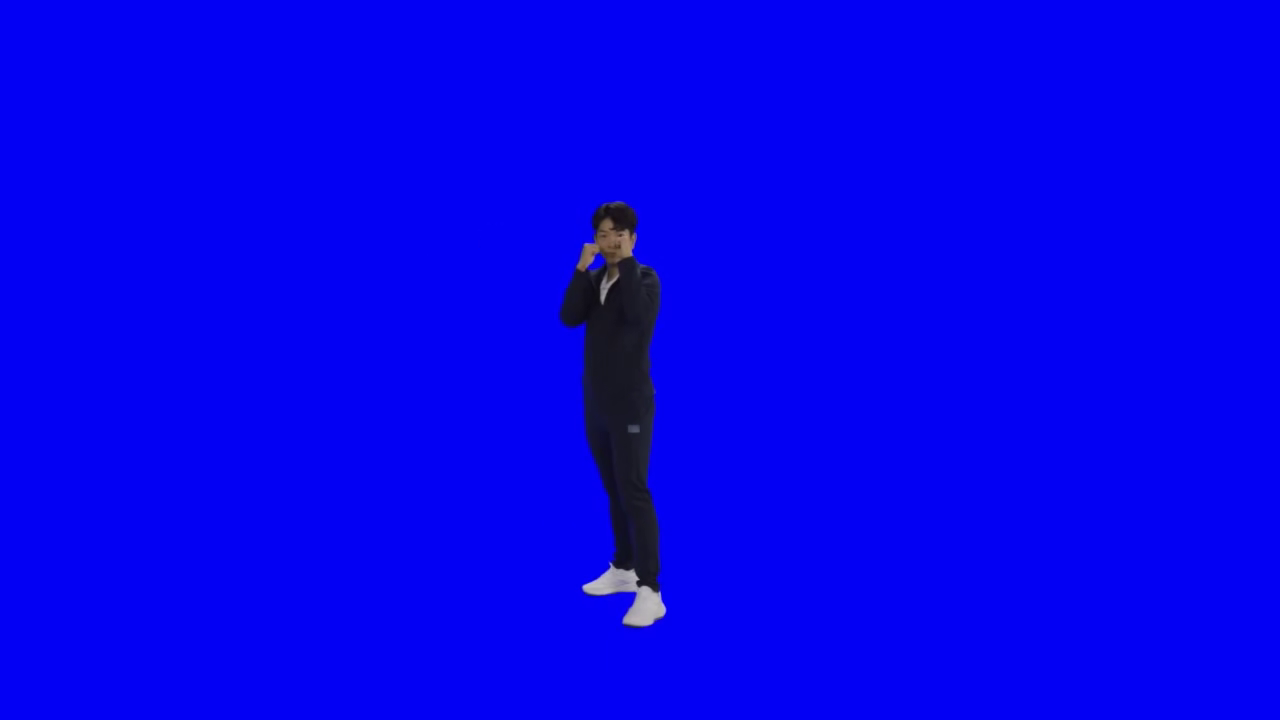
#> input picture frame 248 of BX_Dance01_Full_FV_A113C176.mp4, 1280 x 720 px
$ python currentPosition.py
#> lines starting #> are read from the running program, lines starting #| are printed output that depends on the picture
import cv2

cap = cv2.VideoCapture("BX_Dance01_Full_FV_A113C176.mp4")
fps = cap.get(cv2.CAP_PROP_FPS)
total_frames = cap.get(cv2.CAP_PROP_FRAME_COUNT)
rest = 0
print(fps)
print(total_frames)
timestamps = [cap.get(cv2.CAP_PROP_POS_MSEC)]
timestampsint = [cap.get(cv2.CAP_PROP_POS_MSEC)]

if not cap.isOpened():
    print("Cannot open camera")
    exit()

while True:
    # Capture frame-by-frame
    ret, frame = cap.read()
#> frame is the input picture: shape (720, 1280, 3); mean B, G, R 238.9, 1.1, 4.2

    # if frame is read correctly ret is True
    if not ret:
        print("Can't receive frame (stream end?). Exiting ...")
        break

    # Our operations on the frame come here
    gray = cv2.cvtColor(frame, cv2.COLOR_BGR2GRAY)
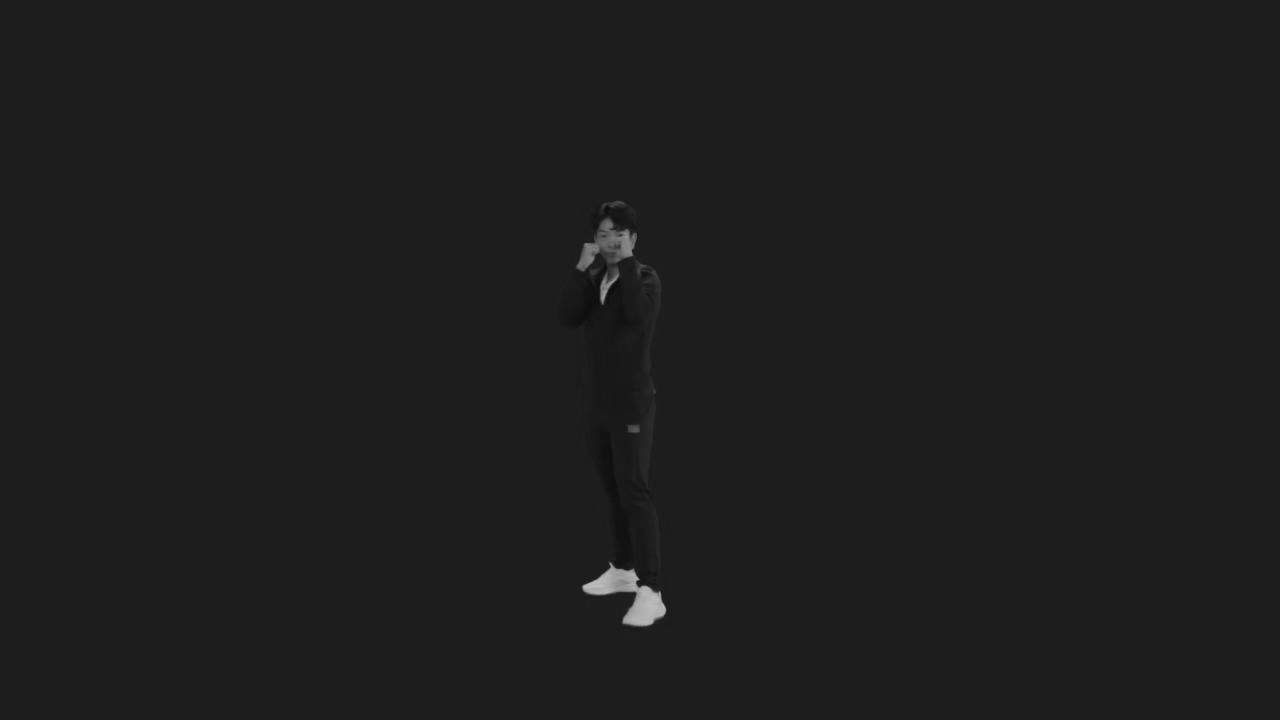
#> gray: shape (720, 1280); min 11, max 192, mean 29.4

    timestamps = [cap.get(cv2.CAP_PROP_POS_MSEC)]
    timestampsint = [int(cap.get(cv2.CAP_PROP_POS_MSEC))]

    if timestampsint[-1] % 1001 == 0:
        print(timestamps)

    gray = cv2.resize(frame, (1366, 768))
#> gray: shape (768, 1366, 3)

    # Display the resulting frame
    cv2.imshow("Frame", gray)

    cv2.moveWindow("Frame", 0, 0)

    if cv2.waitKey(1) == ord('q'):
#> (key q is pressed here)
        break

# When everything done, release the capture
cap.release()
cv2.destroyAllWindows()

$ run again, starting later in the video
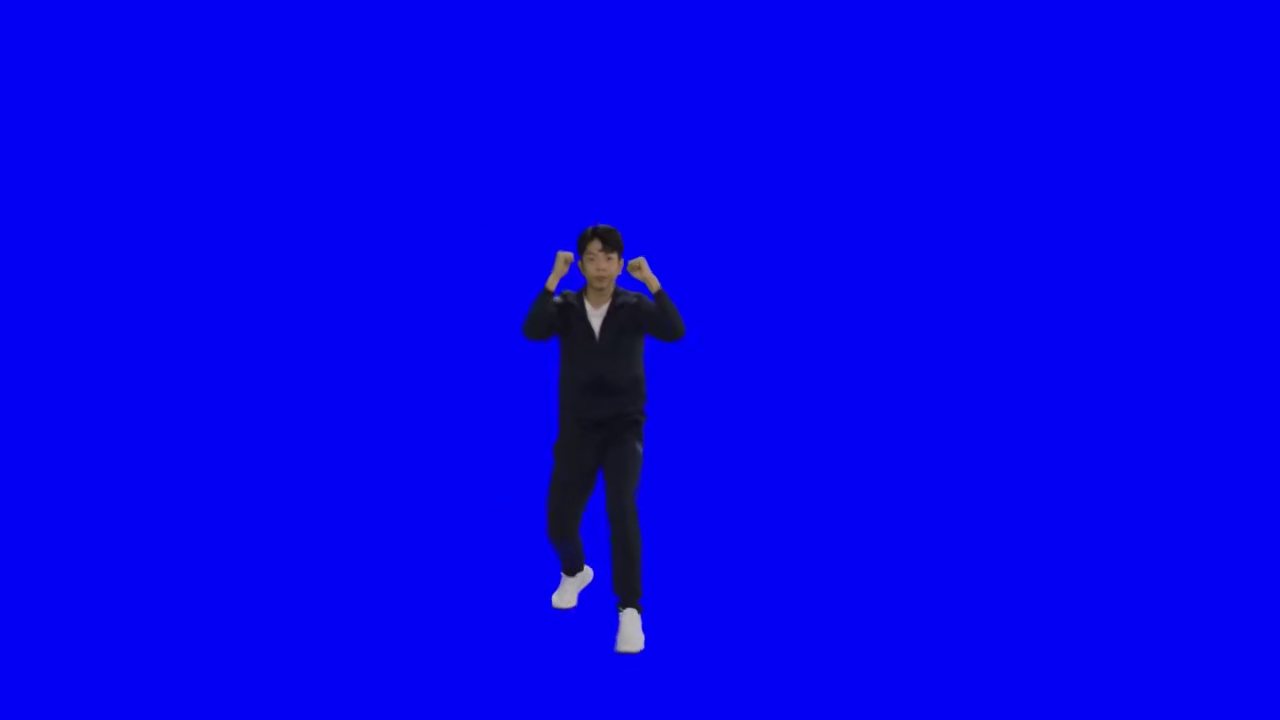
#> input picture frame 1116 of BX_Dance01_Full_FV_A113C176.mp4, 1280 x 720 px
#> frame is the input picture: shape (720, 1280, 3); mean B, G, R 237.3, 1.5, 4.5
#> `gray = cv2.cvtColor(frame, cv2.COLOR_BGR2GRAY)`:
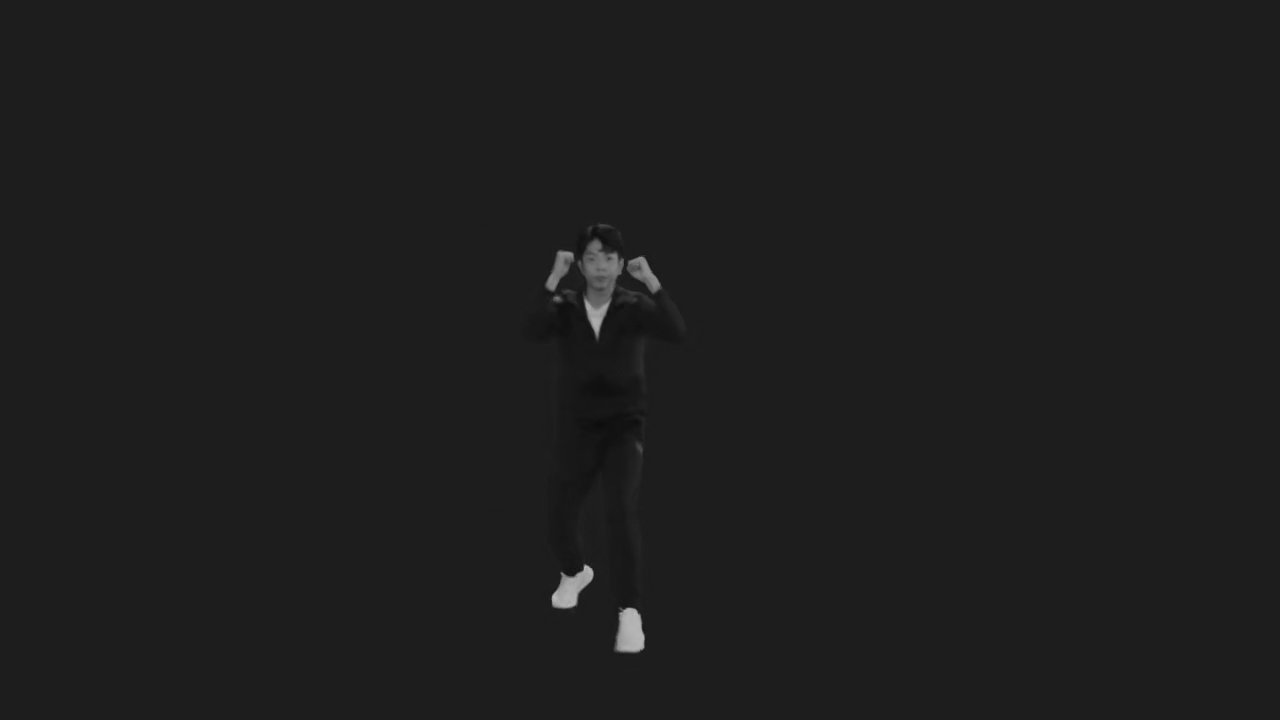
#> gray: shape (720, 1280); min 12, max 191, mean 29.5

$ run again, starting later in the video
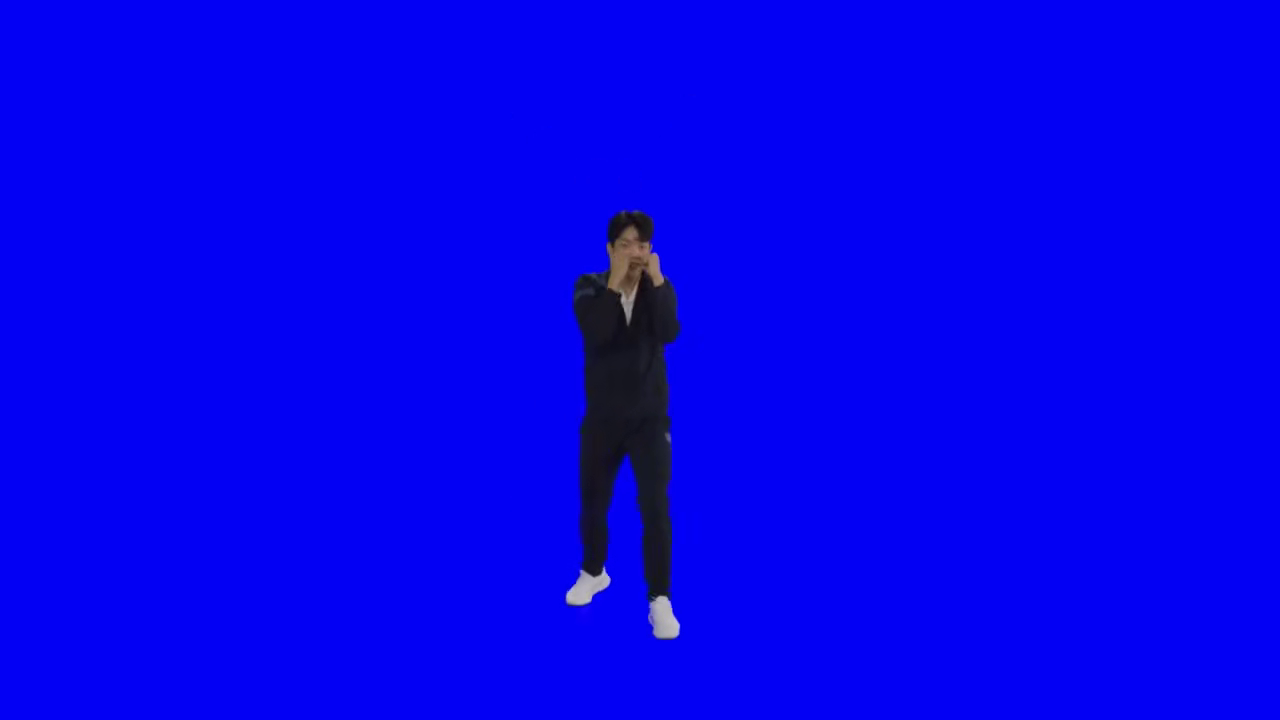
#> input picture frame 1984 of BX_Dance01_Full_FV_A113C176.mp4, 1280 x 720 px
#> frame is the input picture: shape (720, 1280, 3); mean B, G, R 237.9, 1.3, 4.3
#> `gray = cv2.cvtColor(frame, cv2.COLOR_BGR2GRAY)`:
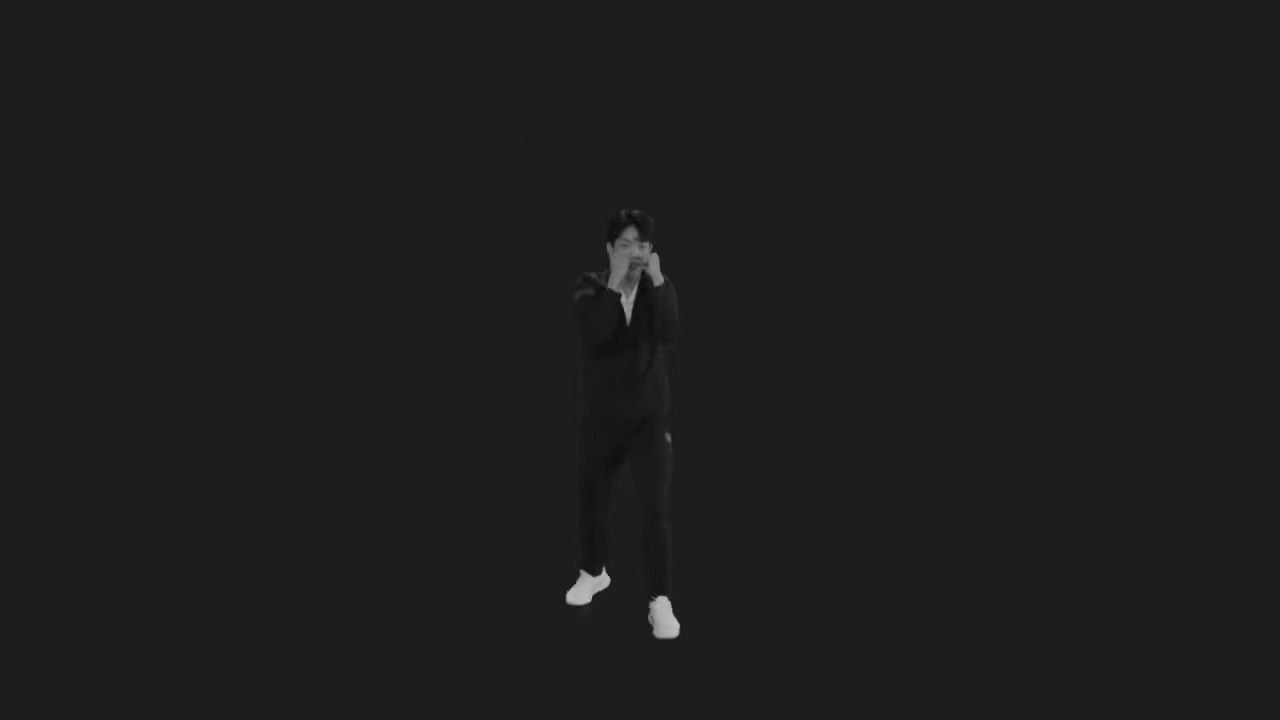
#> gray: shape (720, 1280); min 10, max 192, mean 29.4
